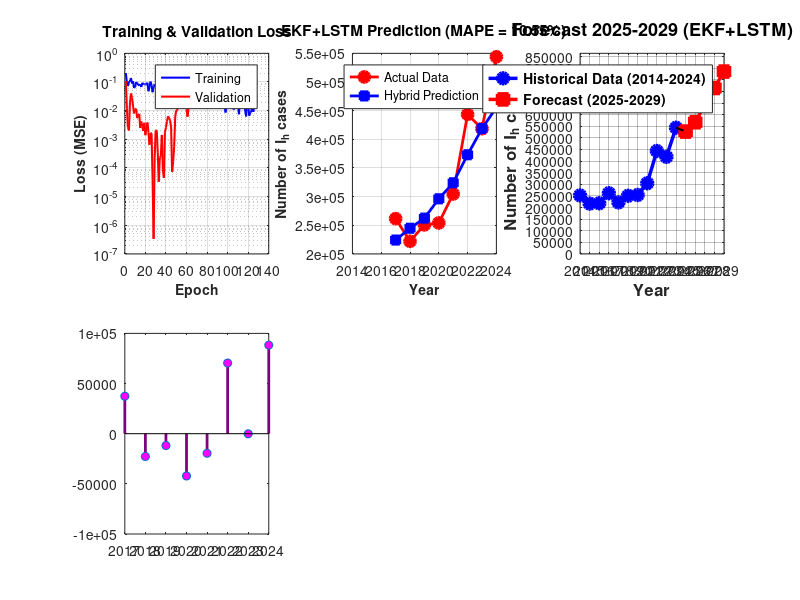

Write MATLAB code to recreate this figure. (Note: this script raises an error after producing the figure.)
function combined_ekf_lstm()
    %% ======================== 1. RUN EKF FIRST ==============================
    fprintf('========================================\n');
    fprintf('STEP 1: Running EKF to estimate states\n');
    fprintf('========================================\n\n');
    
    % Run EKF to get all state estimates
    [tahun, data_Ih_asli, ekf_states] = run_ekf_estimator();
    
    N_steps = length(tahun);
    
    fprintf('EKF completed. Estimated states for %d years\n', N_steps);
    
    %% ======================== 2. PREPARE LSTM DATA =========================
    fprintf('\n========================================\n');
    fprintf('STEP 2: Preparing LSTM with EKF features\n');
    fprintf('========================================\n\n');
    
    % Parameter untuk perhitungan derived features
    alpha_h = 8.0000e-08;     
    alpha_m = 1.200e-07;     
    beta_h = 0.6000;      
    beta_m = 0.8000;      
    theta_h = 52.14;      
    mu_h = 0.0070218;     
    mu_m = 0.0143;
    
    % Extract EKF estimated states as features
    Sh_est = ekf_states(1, :)';  % Susceptible humans
    Eh_est = ekf_states(2, :)';  % Exposed humans
    Ih_est = ekf_states(3, :)';  % Infected humans (should match actual)
    Rh_est = ekf_states(4, :)';  % Recovered humans
    Sm_est = ekf_states(5, :)';  % Susceptible mosquitoes
    Em_est = ekf_states(6, :)';  % Exposed mosquitoes
    Im_est = ekf_states(7, :)';  % Infected mosquitoes
    
    % Calculate additional derived features from EKF
    % Force of infection (human to mosquito)
    FOI_h2m = alpha_m * Sm_est .* Ih_est;
    % Force of infection (mosquito to human)
    FOI_m2h = alpha_h * Sh_est .* Im_est;
    % Effective reproduction number (simplified)
    R_eff = (beta_h * beta_m * alpha_h * alpha_m * Sh_est .* Sm_est) ./ ...
            ((beta_h + mu_h) * (theta_h + mu_h) * (beta_m + mu_m) * mu_m);
    
    %% ======================== 3. PREPROCESSING ==============================
    % Log transform for stability
    data_log = log(data_Ih_asli + 1);
    
    % Detrending
    t = (1:N_steps)';
    p = polyfit(t, data_log, 1);
    trend = polyval(p, t);
    data_detrended = data_log - trend;
    
    % Normalization for all features
    [data_norm, min_data, max_data] = normalize_minmax(data_detrended);
    [Sh_norm, min_Sh, max_Sh] = normalize_minmax(Sh_est);
    [Eh_norm, min_Eh, max_Eh] = normalize_minmax(Eh_est);
    [Rh_norm, min_Rh, max_Rh] = normalize_minmax(Rh_est);
    [Sm_norm, min_Sm, max_Sm] = normalize_minmax(Sm_est);
    [Em_norm, min_Em, max_Em] = normalize_minmax(Em_est);
    [Im_norm, min_Im, max_Im] = normalize_minmax(Im_est);
    [FOI_h2m_norm, min_FOI_h2m, max_FOI_h2m] = normalize_minmax(FOI_h2m);
    [FOI_m2h_norm, min_FOI_m2h, max_FOI_m2h] = normalize_minmax(FOI_m2h);
    [R_eff_norm, min_R_eff, max_R_eff] = normalize_minmax(R_eff);
    
    %% ======================== 4. FEATURE ENGINEERING =======================
    lookback = 3;
    
    % Combine all features
    % Features: historical Ih (3 lags) + 7 EKF states + 3 derived features
    num_ekf_features = 7 + 3; % Sh, Eh, Rh, Sm, Em, Im + FOI_h2m, FOI_m2h, R_eff
    num_features = lookback + num_ekf_features;
    
    numSamples = N_steps - lookback;
    
    % Prepare enhanced feature matrix
    X_enhanced = zeros(numSamples, num_features);
    Y_raw = zeros(numSamples, 1);
    
    for i = 1:numSamples
        % Historical data (3 lags of Ih)
        X_enhanced(i, 1:lookback) = data_norm(i:i+lookback-1);
        
        % EKF states at current time
        X_enhanced(i, lookback+1) = Sh_norm(i+lookback);
        X_enhanced(i, lookback+2) = Eh_norm(i+lookback);
        X_enhanced(i, lookback+3) = Rh_norm(i+lookback);
        X_enhanced(i, lookback+4) = Sm_norm(i+lookback);
        X_enhanced(i, lookback+5) = Em_norm(i+lookback);
        X_enhanced(i, lookback+6) = Im_norm(i+lookback);
        
        % Derived features
        X_enhanced(i, lookback+7) = FOI_h2m_norm(i+lookback);
        X_enhanced(i, lookback+8) = FOI_m2h_norm(i+lookback);
        X_enhanced(i, lookback+9) = R_eff_norm(i+lookback);
        
        % Target (next year's Ih)
        Y_raw(i) = data_norm(i+lookback);
    end
    
    %% ======================== 5. TRAIN-VAL-TEST SPLIT ======================
    train_ratio = 0.7;
    val_ratio = 0.15;
    test_ratio = 0.15;
    
    numTrain = round(train_ratio * numSamples);
    numVal = round(val_ratio * numSamples);
    numTest = numSamples - numTrain - numVal;
    
    XTrain = X_enhanced(1:numTrain, :);
    YTrain = Y_raw(1:numTrain);
    XVal = X_enhanced(numTrain+1:numTrain+numVal, :);
    YVal = Y_raw(numTrain+1:numTrain+numVal);
    XTest = X_enhanced(numTrain+numVal+1:end, :);
    YTest = Y_raw(numTrain+numVal+1:end);
    
    fprintf('Dataset split with EKF features:\n');
    fprintf('  Training: %d samples\n', numTrain);
    fprintf('  Validation: %d samples\n', numVal);
    fprintf('  Testing: %d samples\n', numTest);
    fprintf('  Total features: %d (3 lags + %d EKF features)\n', num_features, num_ekf_features);
    
    %% ======================== 6. LSTM ARCHITECTURE =========================
    inputSize = num_features;
    hiddenSize = 64;  % Increased for more complex patterns
    outputSize = 1;
    learningRate = 0.003;
    numEpochs = 800;
    l2_lambda = 1e-5;
    dropout_rate = 0.2;
    
    fprintf('\nLSTM Architecture with EKF features:\n');
    fprintf('  Input Size: %d\n', inputSize);
    fprintf('  Hidden Size: %d\n', hiddenSize);
    fprintf('  Dropout: %.2f\n', dropout_rate);
    
    %% ======================== 7. INITIALIZATION ============================
    % Initialize LSTM weights
    [Wf, Wi, Wc, Wo, Uf, Ui, Uc, Uo, bf, bi, bc, bo] = ...
        initialize_lstm_advanced(hiddenSize, inputSize);
    
    % Output layer
    Wy = randn(outputSize, hiddenSize) * sqrt(2/hiddenSize);
    by = 0;
    
    % Adam optimizer parameters
    beta1 = 0.9;
    beta2 = 0.999;
    epsilon = 1e-8;
    
    % Initialize Adam moments
    m_Wf = zeros(size(Wf)); v_Wf = zeros(size(Wf));
    m_Wi = zeros(size(Wi)); v_Wi = zeros(size(Wi));
    m_Wc = zeros(size(Wc)); v_Wc = zeros(size(Wc));
    m_Wo = zeros(size(Wo)); v_Wo = zeros(size(Wo));
    m_Uf = zeros(size(Uf)); v_Uf = zeros(size(Uf));
    m_Ui = zeros(size(Ui)); v_Ui = zeros(size(Ui));
    m_Uc = zeros(size(Uc)); v_Uc = zeros(size(Uc));
    m_Uo = zeros(size(Uo)); v_Uo = zeros(size(Uo));
    m_bf = zeros(size(bf)); v_bf = zeros(size(bf));
    m_bi = zeros(size(bi)); v_bi = zeros(size(bi));
    m_bc = zeros(size(bc)); v_bc = zeros(size(bc));
    m_bo = zeros(size(bo)); v_bo = zeros(size(bo));
    m_Wy = zeros(size(Wy)); v_Wy = zeros(size(Wy));
    m_by = 0; v_by = 0;
    
    %% ======================== 8. TRAINING LOOP =============================
    fprintf('\nTraining LSTM with EKF-enhanced features...\n');
    
    train_loss_history = zeros(numEpochs, 1);
    val_loss_history = zeros(numEpochs, 1);
    best_val_loss = inf;
    patience = 100;
    wait = 0;
    
    % Store best weights
    best_weights = struct();
    
    for epoch = 1:numEpochs
        % Learning rate scheduling
        lr_current = learningRate * (0.5 + 0.5 * cos(pi * epoch / numEpochs));
        
        % Shuffle training data
        shuffle_idx = randperm(numTrain);
        XTrain_shuffled = XTrain(shuffle_idx, :);
        YTrain_shuffled = YTrain(shuffle_idx);
        
        epoch_train_loss = 0;
        
        for t_idx = 1:numTrain
            x_t = XTrain_shuffled(t_idx, :)';
            y_target = YTrain_shuffled(t_idx);
            
            % Forward pass with dropout (only during training)
            [y_pred, h, c, cache] = lstm_forward_dropout(x_t, ...
                zeros(hiddenSize,1), zeros(hiddenSize,1), ...
                Wf, Wi, Wc, Wo, Uf, Ui, Uc, Uo, bf, bi, bc, bo, Wy, by, dropout_rate, true);
            
            % Loss with L2 regularization
            mse_loss = (y_pred - y_target)^2;
            l2_loss = l2_lambda * (sum(Wf(:).^2) + sum(Wi(:).^2) + sum(Wc(:).^2) + sum(Wo(:).^2) + ...
                                   sum(Uf(:).^2) + sum(Ui(:).^2) + sum(Uc(:).^2) + sum(Uo(:).^2) + ...
                                   sum(Wy(:).^2));
            loss = mse_loss + l2_loss;
            epoch_train_loss = epoch_train_loss + loss;
            
            % Backpropagation
            dL_dy = 2 * (y_pred - y_target);
            
            % Output layer gradients
            dWy = dL_dy * h' + l2_lambda * Wy;
            dby = dL_dy;
            
            % Hidden layer gradients
            dL_dh = Wy' * dL_dy;
            
            % LSTM gate gradients (simplified but effective)
            [dWf, dWi, dWc, dWo, dUf, dUi, dUc, dUo, dbf, dbi, dbc, dbo] = ...
                lstm_backward_gradients(dL_dh, cache);
            
            % Add L2 regularization
            dWf = dWf + l2_lambda * Wf;
            dWi = dWi + l2_lambda * Wi;
            dWc = dWc + l2_lambda * Wc;
            dWo = dWo + l2_lambda * Wo;
            dUf = dUf + l2_lambda * Uf;
            dUi = dUi + l2_lambda * Ui;
            dUc = dUc + l2_lambda * Uc;
            dUo = dUo + l2_lambda * Uo;
            
            % Adam updates
            [Wf, m_Wf, v_Wf] = adam_update(Wf, dWf, lr_current, beta1, beta2, epsilon, m_Wf, v_Wf, epoch);
            [Wi, m_Wi, v_Wi] = adam_update(Wi, dWi, lr_current, beta1, beta2, epsilon, m_Wi, v_Wi, epoch);
            [Wc, m_Wc, v_Wc] = adam_update(Wc, dWc, lr_current, beta1, beta2, epsilon, m_Wc, v_Wc, epoch);
            [Wo, m_Wo, v_Wo] = adam_update(Wo, dWo, lr_current, beta1, beta2, epsilon, m_Wo, v_Wo, epoch);
            [Uf, m_Uf, v_Uf] = adam_update(Uf, dUf, lr_current, beta1, beta2, epsilon, m_Uf, v_Uf, epoch);
            [Ui, m_Ui, v_Ui] = adam_update(Ui, dUi, lr_current, beta1, beta2, epsilon, m_Ui, v_Ui, epoch);
            [Uc, m_Uc, v_Uc] = adam_update(Uc, dUc, lr_current, beta1, beta2, epsilon, m_Uc, v_Uc, epoch);
            [Uo, m_Uo, v_Uo] = adam_update(Uo, dUo, lr_current, beta1, beta2, epsilon, m_Uo, v_Uo, epoch);
            [bf, m_bf, v_bf] = adam_update(bf, dbf, lr_current, beta1, beta2, epsilon, m_bf, v_bf, epoch);
            [bi, m_bi, v_bi] = adam_update(bi, dbi, lr_current, beta1, beta2, epsilon, m_bi, v_bi, epoch);
            [bc, m_bc, v_bc] = adam_update(bc, dbc, lr_current, beta1, beta2, epsilon, m_bc, v_bc, epoch);
            [bo, m_bo, v_bo] = adam_update(bo, dbo, lr_current, beta1, beta2, epsilon, m_bo, v_bo, epoch);
            [Wy, m_Wy, v_Wy] = adam_update(Wy, dWy, lr_current, beta1, beta2, epsilon, m_Wy, v_Wy, epoch);
            [by, m_by, v_by] = adam_update(by, dby, lr_current, beta1, beta2, epsilon, m_by, v_by, epoch);
        end
        
        train_loss_history(epoch) = epoch_train_loss / numTrain;
        
        % Validation
        epoch_val_loss = 0;
        for t_idx = 1:numVal
            x_t = XVal(t_idx, :)';
            [y_pred, ~, ~, ~] = lstm_forward_dropout(x_t, ...
                zeros(hiddenSize,1), zeros(hiddenSize,1), ...
                Wf, Wi, Wc, Wo, Uf, Ui, Uc, Uo, bf, bi, bc, bo, Wy, by, 0, false);
            epoch_val_loss = epoch_val_loss + (y_pred - YVal(t_idx))^2;
        end
        val_loss_history(epoch) = epoch_val_loss / numVal;
        
        % Early stopping
        if val_loss_history(epoch) < best_val_loss
            best_val_loss = val_loss_history(epoch);
            wait = 0;
            % Save best weights
            best_weights.Wf = Wf; best_weights.Wi = Wi; best_weights.Wc = Wc; best_weights.Wo = Wo;
            best_weights.Uf = Uf; best_weights.Ui = Ui; best_weights.Uc = Uc; best_weights.Uo = Uo;
            best_weights.bf = bf; best_weights.bi = bi; best_weights.bc = bc; best_weights.bo = bo;
            best_weights.Wy = Wy; best_weights.by = by;
        else
            wait = wait + 1;
            if wait >= patience
                fprintf('\nEarly stopping at epoch %d\n', epoch);
                % Restore best weights
                Wf = best_weights.Wf; Wi = best_weights.Wi; Wc = best_weights.Wc; Wo = best_weights.Wo;
                Uf = best_weights.Uf; Ui = best_weights.Ui; Uc = best_weights.Uc; Uo = best_weights.Uo;
                bf = best_weights.bf; bi = best_weights.bi; bc = best_weights.bc; bo = best_weights.bo;
                Wy = best_weights.Wy; by = best_weights.by;
                break;
            end
        end
        
        if mod(epoch, 100) == 0
            fprintf('Epoch %d/%d - Train Loss: %.6f, Val Loss: %.6f, LR: %.5f\n', ...
                epoch, numEpochs, train_loss_history(epoch), val_loss_history(epoch), lr_current);
        end
    end
    
    %% ======================== 9. PREDICTIONS ================================
    fprintf('\nMaking predictions with EKF-enhanced LSTM...\n');
    
    % Predict all samples
    YPred_norm = zeros(numSamples, 1);
    for i = 1:numSamples
        x_t = X_enhanced(i, :)';
        [yp, ~, ~, ~] = lstm_forward_dropout(x_t, ...
            zeros(hiddenSize,1), zeros(hiddenSize,1), ...
            Wf, Wi, Wc, Wo, Uf, Ui, Uc, Uo, bf, bi, bc, bo, Wy, by, 0, false);
        YPred_norm(i) = yp;
    end
    
    % Inverse transformations
    YPred_detrended = denormalize(YPred_norm, min_data, max_data);
    YPred_log = YPred_detrended + trend(lookback+1:end);
    YPred_original = exp(YPred_log) - 1;
    YPred_original = max(0, YPred_original);
    
    % Actual values
    Y_actual = data_Ih_asli(lookback+1:end);
    
    %% ======================== 10. EVALUATION ================================
    errors = Y_actual - YPred_original;
    MAE = mean(abs(errors));
    MSE = mean(errors.^2);
    RMSE = sqrt(MSE);
    MAPE = mean(abs(errors ./ (Y_actual + eps))) * 100;
    R2 = 1 - sum(errors.^2) / sum((Y_actual - mean(Y_actual)).^2);
    
    fprintf('\n========== PERFORMANCE METRICS (EKF + LSTM) ==========\n');
    fprintf('MAE: %.2f\n', MAE);
    fprintf('MSE: %.2f\n', MSE);
    fprintf('RMSE: %.2f\n', RMSE);
    fprintf('MAPE: %.2f%%\n', MAPE);
    fprintf('R²: %.4f\n', R2);
    
    %% ======================== 11. FORECAST 2025-2029 =======================
    fprintf('\nForecasting 2025-2029 with EKF states...\n');
    
    % Need EKF estimates for future years
    % Method: Project EKF states using trend extrapolation
    future_steps = 5;
    future_pred_norm = zeros(future_steps, 1);
    
    % Extrapolate EKF features for future
    [future_Sh, future_Eh, future_Rh, future_Sm, future_Em, future_Im, ...
     future_FOI_h2m, future_FOI_m2h, future_R_eff] = ...
        extrapolate_ekf_features(Sh_norm, Eh_norm, Rh_norm, Sm_norm, Em_norm, Im_norm, ...
                                 FOI_h2m_norm, FOI_m2h_norm, R_eff_norm, N_steps, future_steps);
    
    last_sequence = data_norm(end-lookback+1:end);
    
    for i = 1:future_steps
        % Build feature vector for future
        X_future = zeros(1, num_features);
        X_future(1:lookback) = last_sequence;
        X_future(lookback+1) = future_Sh(i);
        X_future(lookback+2) = future_Eh(i);
        X_future(lookback+3) = future_Rh(i);
        X_future(lookback+4) = future_Sm(i);
        X_future(lookback+5) = future_Em(i);
        X_future(lookback+6) = future_Im(i);
        X_future(lookback+7) = future_FOI_h2m(i);
        X_future(lookback+8) = future_FOI_m2h(i);
        X_future(lookback+9) = future_R_eff(i);
        
        [yp, ~, ~, ~] = lstm_forward_dropout(X_future', ...
            zeros(hiddenSize,1), zeros(hiddenSize,1), ...
            Wf, Wi, Wc, Wo, Uf, Ui, Uc, Uo, bf, bi, bc, bo, Wy, by, 0, false);
        
        future_pred_norm(i) = yp;
        last_sequence = [last_sequence(2:end); yp];
    end
    
    % Inverse transformations for forecast
    future_pred_detrended = denormalize(future_pred_norm, min_data, max_data);
    
    % Extrapolate trend
    t_future = (N_steps+1:N_steps+future_steps)';
    trend_future = polyval(p, t_future);
    
    future_pred_log = future_pred_detrended + trend_future;
    future_pred_original = exp(future_pred_log) - 1;
    future_pred_original = max(0, future_pred_original);
    
    tahun_future = (tahun(end)+1):(tahun(end)+future_steps);
    
    %% ======================== 12. VISUALIZATION ============================
    create_visualization(tahun, data_Ih_asli, Y_actual, YPred_original, ...
                        tahun_future, future_pred_original, errors, MAPE, RMSE, R2, ...
                        train_loss_history, val_loss_history, epoch);
    
    %% ======================== 13. RESULTS TABLE ============================
    fprintf('\n========== FORECAST 2025-2029 (EKF+LSTM) ==========\n');
    fprintf('%-10s %-20s %-15s\n', 'Tahun', 'Prediksi Kasus', 'Growth (%)');
    fprintf('%-10s %-20s %-15s\n', '-----', '--------------', '----------');
    for i = 1:future_steps
        if i == 1
            growth = 0;
        else
            growth = (future_pred_original(i) - future_pred_original(i-1)) / future_pred_original(i-1) * 100;
        end
        fprintf('%-10d %-20.0f %-14.2f%%\n', tahun_future(i), future_pred_original(i), growth);
    end
    
    % Save results
    save('ekf_lstm_hybrid_results.mat', 'future_pred_original', 'tahun_future', ...
         'MAPE', 'RMSE', 'R2', 'YPred_original', 'errors', 'ekf_states');
    writetable(table(tahun_future(:), future_pred_original, ...
        'VariableNames', {'Tahun', 'Prediksi_Kasus_EKF_LSTM'}), 'ekf_lstm_forecast.csv');
    
    fprintf('\nResults saved to:\n');
    fprintf('  - ekf_lstm_hybrid_results.mat\n');
    fprintf('  - ekf_lstm_forecast.csv\n');
    fprintf('\nProgram selesai!\n');
end

%% ======================== EKF FUNCTION ================================
function [tahun, data_Ih_asli, ekf_states] = run_ekf_estimator()
    % Data asli
    tahun = 2014:2024;
    data_Ih_asli = [252027; 217025; 218450; 261617; 222085; 250644; 254055; 304607; 443530; 418546; 543965];
    N_steps = length(tahun);
    
    % Parameter model
    Lambda_h = 4340471.6684;   
    alpha_h  = 8.0000e-08;     
    alpha_m  = 1.200e-07;     
    beta_h   = 0.6000;      
    beta_m   = 0.8000;      
    theta_h  = 52.14;      
    sigma_h  = 0.1000;      
    mu_h     = 0.0070218;     
    mu_m     = 0.0143;      
    Lambda_m = 5.000e+06;
    
    N_human_awal = 2500000 + 180000 + 252027 + 120000; 
    
    % Inisialisasi state
    x_est = [2500000; 500000; 252027; 120000; 3500000; 1200000; 1404054]; 
    P = eye(7) * 1e4;
    
    % Noise covariance
    Q = diag([1e6, 1e12, 1e6, 1e6, 1e8, 1e12, 1e12]);       
    R_noise = 1e-4;         
    H = [0, 0, 1, 0, 0, 0, 0];
    
    history_x_est = zeros(7, N_steps);
    history_x_est(:, 1) = x_est;
    
    % EKF Loop
    for t = 2:N_steps
        x_sub = x_est;
        sub_steps = 250;
        dt_sub = 1 / sub_steps; 
        
        for sub = 1:sub_steps
            Sh = x_sub(1); Eh = x_sub(2); Ih = x_sub(3); Rh = x_sub(4);
            Sm = x_sub(5); Em = x_sub(6); Im = x_sub(7);
            
            dSh = Lambda_h + sigma_h*Rh - alpha_h*Sh*Im - mu_h*Sh;
            dEh = alpha_h*Sh*Im - (beta_h + mu_h)*Eh;
            dIh = beta_h*Eh - (theta_h + mu_h)*Ih;
            dRh = theta_h*Ih - (sigma_h + mu_h)*Rh;
            dSm = Lambda_m - alpha_m*Sm*Ih - mu_m*Sm;
            dEm = alpha_m*Sm*Ih - (beta_m + mu_m)*Em;
            dIm = beta_m*Em - mu_m*Im;
            
            x_sub = x_sub + dt_sub * [dSh; dEh; dIh; dRh; dSm; dEm; dIm];
            x_sub(x_sub < 100) = 100; 
        end
        
        x_pred = x_sub;
        
        % Jacobian
        F = eye(7) + 1 * [
            (-alpha_h*x_pred(7) - mu_h),       0,              0,        sigma_h,       0,        0,   -alpha_h*x_pred(1);
            (alpha_h*x_pred(7)),         -(beta_h + mu_h),     0,           0,          0,        0,    alpha_h*x_pred(1);
                 0,                    beta_h,    -(theta_h + mu_h), 0,          0,        0,         0;
                 0,                      0,            theta_h, -(sigma_h + mu_h),0,       0,         0;
                 0,                      0,       -alpha_m*x_pred(5),       0,   (-alpha_m*x_pred(3) - mu_m), 0,    0;
                 0,                      0,        alpha_m*x_pred(5),       0,    (alpha_m*x_pred(3)), -(beta_m + mu_m), 0;
                 0,                      0,              0,          0,          0,      beta_m,   -mu_m
        ];
        
        P_pred = F * P * F' + Q;
        
        % Koreksi
        z = data_Ih_asli(t);
        y = z - (H * x_pred);
        S_kov = H * P_pred * H' + R_noise;
        K = P_pred * H' / S_kov;
        
        x_est = x_pred + K * y;
        x_est(x_est < 100) = 100; 
        x_est(3) = z;
        
        P = (eye(7) - K * H) * P_pred;
        history_x_est(:, t) = x_est;
    end
    
    ekf_states = history_x_est;
end

%% ======================== HELPER FUNCTIONS ================================
function [data_norm, min_val, max_val] = normalize_minmax(data)
    min_val = min(data);
    max_val = max(data);
    if max_val - min_val < eps
        data_norm = zeros(size(data));
    else
        data_norm = (data - min_val) / (max_val - min_val);
    end
end

function data_denorm = denormalize(data_norm, min_val, max_val)
    data_denorm = data_norm * (max_val - min_val) + min_val;
end

function [Wf, Wi, Wc, Wo, Uf, Ui, Uc, Uo, bf, bi, bc, bo] = ...
    initialize_lstm_advanced(hiddenSize, inputSize)
    
    limit_input = sqrt(2 / (hiddenSize + inputSize));
    Wf = randn(hiddenSize, inputSize) * limit_input;
    Wi = randn(hiddenSize, inputSize) * limit_input;
    Wc = randn(hiddenSize, inputSize) * limit_input;
    Wo = randn(hiddenSize, inputSize) * limit_input;
    
    % Orthogonal initialization for recurrent weights
    Uf = orth(randn(hiddenSize, hiddenSize)) * sqrt(2/hiddenSize);
    Ui = orth(randn(hiddenSize, hiddenSize)) * sqrt(2/hiddenSize);
    Uc = orth(randn(hiddenSize, hiddenSize)) * sqrt(2/hiddenSize);
    Uo = orth(randn(hiddenSize, hiddenSize)) * sqrt(2/hiddenSize);
    
    bf = ones(hiddenSize, 1);
    bi = zeros(hiddenSize, 1);
    bc = zeros(hiddenSize, 1);
    bo = zeros(hiddenSize, 1);
end

function [y, h, c, cache] = lstm_forward_dropout(x, h_prev, c_prev, ...
    Wf, Wi, Wc, Wo, Uf, Ui, Uc, Uo, bf, bi, bc, bo, Wy, by, dropout_rate, is_training)
    
    x = x(:);
    h_prev = h_prev(:);
    c_prev = c_prev(:);
    
    % Gates
    f = sigmoid(Wf * x + Uf * h_prev + bf);
    i = sigmoid(Wi * x + Ui * h_prev + bi);
    c_tilde = tanh(Wc * x + Uc * h_prev + bc);
    o = sigmoid(Wo * x + Uo * h_prev + bo);
    
    % States
    c = f .* c_prev + i .* c_tilde;
    h = o .* tanh(c);
    
    % Dropout
    if is_training && dropout_rate > 0
        dropout_mask = (rand(size(h)) > dropout_rate) / (1 - dropout_rate);
        h = h .* dropout_mask;
    else
        dropout_mask = ones(size(h));
    end
    
    % Output
    y = Wy * h + by;
    
    % Cache for backprop
    cache = struct();
    cache.x = x; cache.h_prev = h_prev; cache.c_prev = c_prev;
    cache.f = f; cache.i = i; cache.c_tilde = c_tilde; cache.o = o;
    cache.c = c; cache.h = h;
    cache.dropout_mask = dropout_mask;
    cache.Wf = Wf; cache.Wi = Wi; cache.Wc = Wc; cache.Wo = Wo;
    cache.Uf = Uf; cache.Ui = Ui; cache.Uc = Uc; cache.Uo = Uo;
end

function [dWf, dWi, dWc, dWo, dUf, dUi, dUc, dUo, dbf, dbi, dbc, dbo] = ...
    lstm_backward_gradients(dL_dh, cache)
    
    % Extract from cache
    x = cache.x; h_prev = cache.h_prev;
    f = cache.f; i = cache.i; c_tilde = cache.c_tilde; o = cache.o;
    c = cache.c;
    
    % Apply dropout mask
    dL_dh = dL_dh .* cache.dropout_mask;
    
    % Output gate gradients
    dL_do = dL_dh .* tanh(c);
    dWo = dL_do * x';
    dUo = dL_do * h_prev';
    dbo = dL_do;
    
    % Cell state gradient
    dL_dc = dL_dh .* o .* (1 - tanh(c).^2);
    
    % Input gate and cell gate gradients
    dL_di = dL_dc .* c_tilde;
    dL_dc_tilde = dL_dc .* i;
    
    dWi = dL_di * x';
    dUi = dL_di * h_prev';
    dbi = dL_di;
    
    dWc = dL_dc_tilde * x';
    dUc = dL_dc_tilde * h_prev';
    dbc = dL_dc_tilde;
    
    % Forget gate gradients
    dL_df = dL_dc .* cache.c_prev;
    dWf = dL_df * x';
    dUf = dL_df * h_prev';
    dbf = dL_df;
end

function [W_new, m_new, v_new] = adam_update(W, dW, lr, beta1, beta2, epsilon, m, v, t)
    m_new = beta1 * m + (1 - beta1) * dW;
    v_new = beta2 * v + (1 - beta2) * (dW.^2);
    m_hat = m_new / (1 - beta1^t);
    v_hat = v_new / (1 - beta2^t);
    W_new = W - lr * m_hat ./ (sqrt(v_hat) + epsilon);
end

function [future_Sh, future_Eh, future_Rh, future_Sm, future_Em, future_Im, ...
          future_FOI_h2m, future_FOI_m2h, future_R_eff] = ...
    extrapolate_ekf_features(Sh, Eh, Rh, Sm, Em, Im, FOI_h2m, FOI_m2h, R_eff, N_steps, future_steps)
    
    % Use last 3 years for trend extrapolation
    n_extrap = min(3, N_steps);
    
    % Fit linear trends
    t = (N_steps-n_extrap+1:N_steps)';
    t_future = (N_steps+1:N_steps+future_steps)';
    
    future_Sh = extrapolate_trend(t, Sh(end-n_extrap+1:end), t_future);
    future_Eh = extrapolate_trend(t, Eh(end-n_extrap+1:end), t_future);
    future_Rh = extrapolate_trend(t, Rh(end-n_extrap+1:end), t_future);
    future_Sm = extrapolate_trend(t, Sm(end-n_extrap+1:end), t_future);
    future_Em = extrapolate_trend(t, Em(end-n_extrap+1:end), t_future);
    future_Im = extrapolate_trend(t, Im(end-n_extrap+1:end), t_future);
    future_FOI_h2m = extrapolate_trend(t, FOI_h2m(end-n_extrap+1:end), t_future);
    future_FOI_m2h = extrapolate_trend(t, FOI_m2h(end-n_extrap+1:end), t_future);
    future_R_eff = extrapolate_trend(t, R_eff(end-n_extrap+1:end), t_future);
    
    % Clip to valid ranges
    future_Sh = max(0, min(1, future_Sh));
    future_Eh = max(0, min(1, future_Eh));
    future_Rh = max(0, min(1, future_Rh));
    future_Sm = max(0, min(1, future_Sm));
    future_Em = max(0, min(1, future_Em));
    future_Im = max(0, min(1, future_Im));
    future_FOI_h2m = max(0, future_FOI_h2m);
    future_FOI_m2h = max(0, future_FOI_m2h);
    future_R_eff = max(0, future_R_eff);
end

function future_vals = extrapolate_trend(t, vals, t_future)
    if length(t) >= 2
        p = polyfit(t, vals, 1);
        future_vals = polyval(p, t_future);
    else
        future_vals = repmat(vals(end), length(t_future), 1);
    end
end

function create_visualization(tahun, data_asli, Y_actual, YPred, tahun_future, future_pred, errors, MAPE, RMSE, R2, train_loss, val_loss, epoch)
    figure('Position', [50, 50, 1400, 900]);
    
    % Subplot 1: Loss History
    subplot(2,3,1);
    semilogy(1:epoch, train_loss(1:epoch), 'b-', 'LineWidth', 1.5); hold on;
    semilogy(1:epoch, val_loss(1:epoch), 'r-', 'LineWidth', 1.5);
    grid on;
    xlabel('Epoch', 'FontSize', 10, 'FontWeight', 'bold');
    ylabel('Loss (MSE)', 'FontSize', 10, 'FontWeight', 'bold');
    title('Training & Validation Loss', 'FontSize', 11, 'FontWeight', 'bold');
    legend('Training', 'Validation', 'Location', 'northeast');
    
    % Subplot 2: Actual vs Predicted
    subplot(2,3,2);
    plot(tahun(4:end), Y_actual, 'ro-', 'LineWidth', 2, 'MarkerSize', 8, 'MarkerFaceColor', 'r'); hold on;
    plot(tahun(4:end), YPred, 'bs-', 'LineWidth', 2, 'MarkerSize', 6, 'MarkerFaceColor', 'b');
    grid on;
    xlabel('Year', 'FontSize', 10, 'FontWeight', 'bold');
    ylabel('Number of I_h cases', 'FontSize', 10, 'FontWeight', 'bold');
    title(sprintf('EKF+LSTM Prediction (MAPE = %.2f%%)', MAPE), 'FontSize', 11, 'FontWeight', 'bold');
    legend('Actual Data', 'Hybrid Prediction', 'Location', 'best');
    xlim([2014, 2024]);
    
    % Subplot 3: Forecast with two different colors (LINE PLOT ONLY - NO NUMBERS)
    subplot(2,3,3);
    % Plot historical data (2014-2024) - warna biru dengan marker lingkaran
    plot(tahun, data_asli, 'b-o', 'LineWidth', 2.5, 'MarkerSize', 8, 'MarkerFaceColor', 'b', 'MarkerEdgeColor', 'b'); hold on;
    % Plot forecast data (2025-2029) - warna merah dengan marker kotak (tanpa angka)
    plot(tahun_future, future_pred, 'r-s', 'LineWidth', 2.5, 'MarkerSize', 8, 'MarkerFaceColor', 'r', 'MarkerEdgeColor', 'r');
    % Garis penghubung antara data historis dan forecast
    plot([tahun(end), tahun_future(1)], [data_asli(end), future_pred(1)], 'k--', 'LineWidth', 1.5);
    
    % Setting grid and labels
    grid on;
    set(gca, 'GridLineStyle', ':', 'GridAlpha', 0.6);
    xlabel('Year', 'FontSize', 12, 'FontWeight', 'bold');
    ylabel('Number of I_h cases', 'FontSize', 12, 'FontWeight', 'bold');
    title('Forecast 2025-2029 (EKF+LSTM)', 'FontSize', 13, 'FontWeight', 'bold');
    
    % Legend
    legend('Historical Data (2014-2024)', 'Forecast (2025-2029)', ...
           'Location', 'best', 'FontSize', 10, 'FontWeight', 'bold');
    
    % Memperjelas sumbu x dari 2014 sampai 2029 dengan interval 1 tahun
    xlim([2014, 2029]);
    xticks(2014:1:2029);
    xtickangle(45); % Memiringkan label tahun agar tidak bertumpuk
    set(gca, 'XTickLabel', arrayfun(@num2str, 2014:1:2029, 'UniformOutput', false));
    
    % Memperjelas sumbu y
    ylim([0, max([data_asli; future_pred]) * 1.1]);
    yticks(0:50000:max([data_asli; future_pred]) * 1.1);
    set(gca, 'YTickLabel', arrayfun(@(x) sprintf('%.0f', x), 0:50000:max([data_asli; future_pred]) * 1.1, 'UniformOutput', false));
    
    % Menambahkan background grid yang lebih jelas
    set(gca, 'GridAlpha', 0.3, 'GridLineStyle', '-');
    
    % Subplot 4: Error Analysis
    subplot(2,3,4);
    error_years = tahun(4:end);
    stem(error_years, errors, 'LineWidth', 2, 'Color', [0.5 0 0.5], 'MarkerFaceColor', 'm'); hold on;
    yline(0, 'k--', 'LineWidth', 1.5);
    yline(mean(errors), 'g--', 'LineWidth', 1);
    yline(mean(errors) + 2*std(errors), 'r:', 'LineWidth', 1);
    yline(mean(errors) - 2*std(errors), 'r:', 'LineWidth', 1);
    grid on;
    xlabel('Year', 'FontSize', 10, 'FontWeight', 'bold');
    ylabel('Error', 'FontSize', 10, 'FontWeight', 'bold');
    title(sprintf('Residual Analysis (Mean: %.0f, Std: %.0f)', mean(errors), std(errors)), ...
        'FontSize', 11, 'FontWeight', 'bold');
    legend('Error', 'Zero Line', 'Mean', '±2σ', 'Location', 'best');
    
    % Subplot 5: Scatter Plot
    subplot(2,3,5);
    scatter(Y_actual, YPred, 80, 'filled', 'MarkerFaceColor', [0.3 0.5 0.7]); hold on;
    min_val = min([Y_actual; YPred]);
    max_val = max([Y_actual; YPred]);
    plot([min_val, max_val], [min_val, max_val], 'r--', 'LineWidth', 2);
    % Regression line
    p_reg = polyfit(Y_actual, YPred, 1);
    x_fit = linspace(min_val, max_val, 100);
    y_fit = polyval(p_reg, x_fit);
    plot(x_fit, y_fit, 'g-', 'LineWidth', 2);
    grid on;
    xlabel('Actual', 'FontSize', 10, 'FontWeight', 'bold');
    ylabel('Prediction Hybrid', 'FontSize', 10, 'FontWeight', 'bold');
    title(sprintf('Scatter Plot (R² = %.4f)', R2), 'FontSize', 11, 'FontWeight', 'bold');
    legend('Data', 'Perfect Fit', sprintf('Regression (slope=%.3f)', p_reg(1)), 'Location', 'best');

% Subplot 6: Metrics Dashboard
    subplot(2,3,6);
    axis off;
    
    % Hitung growth rate
    growth_5y = (future_pred(end) - future_pred(1)) / future_pred(1) * 100;
    avg_growth = growth_5y / 4;
    
    metrics_text = {
        'PERFORMANCE METRICS (EKF + LSTM)';
        '========================================';
        sprintf('MAPE: %.2f%%', MAPE);
        sprintf('RMSE: %.2f', RMSE);
        sprintf('MAE: %.2f', mean(abs(errors)));
        sprintf('R²: %.4f', R2);
        '========================================';
        'FORECAST 2025-2029:';
        sprintf('2025: %.0f cases', future_pred(1));
        sprintf('2026: %.0f cases', future_pred(2));
        sprintf('2027: %.0f cases', future_pred(3));
        sprintf('2028: %.0f cases', future_pred(4));
        sprintf('2029: %.0f cases', future_pred(5));
        '========================================';
        sprintf('Growth 2025-2029: %.1f%%', growth_5y);
        sprintf('Avg Annual Growth: %.1f%%', avg_growth);
    };
    text(0, 1, metrics_text, 'FontName', 'Courier', 'FontSize', 10, ...
        'VerticalAlignment', 'top', 'FontWeight', 'bold');
end

function s = sigmoid(x)
    s = 1 ./ (1 + exp(-x));
end
